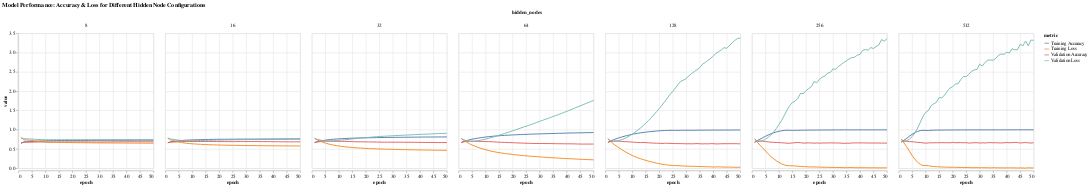

Notebook code cell kept with this figure:
### Markdown cell above
From the graphs we can clearly notice that increasing the number of hidden nodes to 2 and 4 improves the model's ability to learn the relationships in the data, leading to better accuracy on both the training and validation sets.

### Code cell
# Set random seed for reproducibility
tf.random.set_seed(42)

# List of node counts to test
nodes_list = [8, 16, 32, 64, 128, 256, 512]

# Prepare a DataFrame to collect all metrics for plotting
df_all_models = pd.DataFrame()

for nodes in nodes_list:
    print(f"\nTraining model with {nodes} hidden nodes:")
    
    # Define the model architecture
    model = Sequential([
        InputLayer(input_shape=(462,)),
        Dense(nodes, activation='relu'),
        Dense(3, activation='softmax')
    ])
    
    # Compile the model
    model.compile(optimizer='adam',
                  loss='sparse_categorical_crossentropy',
                  metrics=['accuracy'])
    
    # Train the model
    history = model.fit(
        X_train, y_train,
        epochs=50,
        batch_size=32,
        validation_data=(X_valid, y_valid),
        verbose=0
    )
    
    # Prepare data for plotting
    df = pd.DataFrame({
        'epoch': range(1, 51),
        'training_accuracy': history.history['accuracy'],
        'validation_accuracy': history.history['val_accuracy'],
        'training_loss': history.history['loss'],
        'validation_loss': history.history['val_loss'],
        'hidden_nodes': [nodes] * 50
    })
    
    # Melt the dataframe for long format
    df_long = df.melt(id_vars=['epoch', 'hidden_nodes'], 
                      value_vars=['training_accuracy', 'validation_accuracy', 'training_loss', 'validation_loss'],
                      var_name='metric', value_name='value')
    
    # Concatenate all data
    df_all_models = pd.concat([df_all_models, df_long], ignore_index=True)

# Plotting with Altair

# Define the color mapping for metrics
color_mapping = {
    'training_accuracy': 'Training Accuracy',
    'validation_accuracy': 'Validation Accuracy',
    'training_loss': 'Training Loss',
    'validation_loss': 'Validation Loss'
}

df_all_models['metric'] = df_all_models['metric'].map(color_mapping)

# Altair plot: Interactive plot for all models
chart = alt.Chart(df_all_models).mark_line().encode(
    x='epoch',
    y='value',
    color='metric',
    column='hidden_nodes:O',  # Separate charts for each node configuration
    tooltip=['epoch', 'value', 'metric', 'hidden_nodes']
).properties(
    title="Model Performance: Accuracy & Loss for Different Hidden Node Configurations",
    width=300,
    height=300
)

# Display the chart
chart.display()

### Figure 1 — Vega-Lite specification as saved in the notebook (floating-point values rounded to 4 significant figures; data arrays with more than 128 entries replaced by an {"elided": "..."} marker saying what was removed)
{"config": {"view": {"continuousWidth": 300, "continuousHeight": 300}}, "data": {"name": "data-74690d3c87a0242d94d38465a62e62b7"}, "mark": {"type": "line"}, "encoding": {"color": {"field": "metric", "type": "nominal"}, "column": {"field": "hidden_nodes", "type": "ordinal"}, "tooltip": [{"field": "epoch", "type": "quantitative"}, {"field": "value", "type": "quantitative"}, {"field": "metric", "type": "nominal"}, {"field": "hidden_nodes", "type": "quantitative"}], "x": {"field": "epoch", "type": "quantitative"}, "y": {"field": "value", "type": "quantitative"}}, "height": 300, "title": "Model Performance: Accuracy & Loss for Different Hidden Node Configurations", "width": 300, "$schema": "https://vega.github.io/schema/vega-lite/v5.20.1.json", "datasets": {"data-74690d3c87a0242d94d38465a62e62b7": {"elided": "1400 records"}}}
